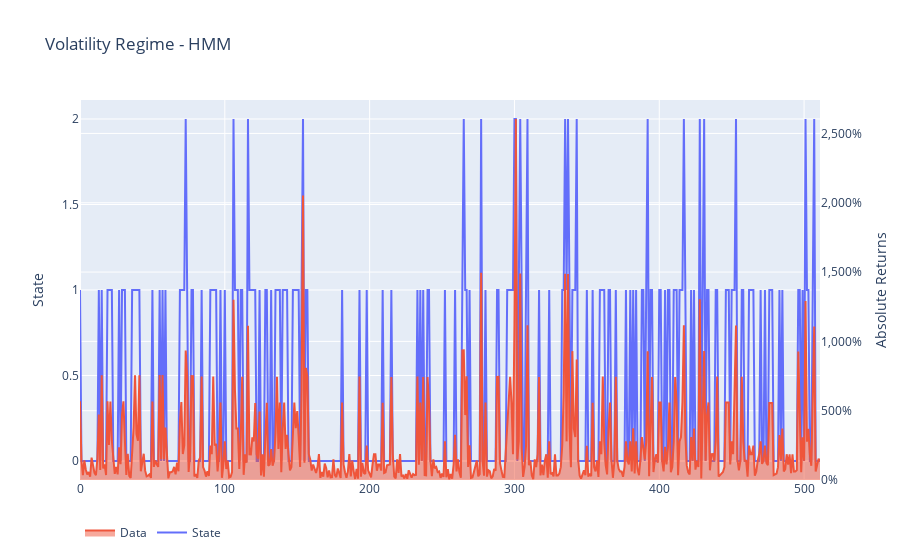

Notebook code for this chart:
### Code cell
plot_states(train, relabeled_states)

### Figure 1 — Plotly figure (JSON) as saved in the notebook; plotly's stock layout.template omitted (floating-point values rounded to 4 significant figures; data arrays with more than 128 entries replaced by an {"elided": "..."} marker saying what was removed)
{"data": [{"mode": "lines", "name": "State", "type": "scatter", "x": {"elided": "512 int values"}, "y": {"elided": "512 int values"}}, {"mode": "lines", "name": "Data", "stackgroup": "two", "type": "scatter", "x": {"elided": "512 int values"}, "y": {"elided": "512 float values"}, "yaxis": "y2"}], "layout": {"legend": {"orientation": "h"}, "title": {"text": "Volatility Regime - HMM"}, "yaxis": {"title": {"text": "State"}}, "yaxis2": {"overlaying": "y", "side": "right", "tickformat": ",.0%", "title": {"text": "Absolute Returns"}}}}
